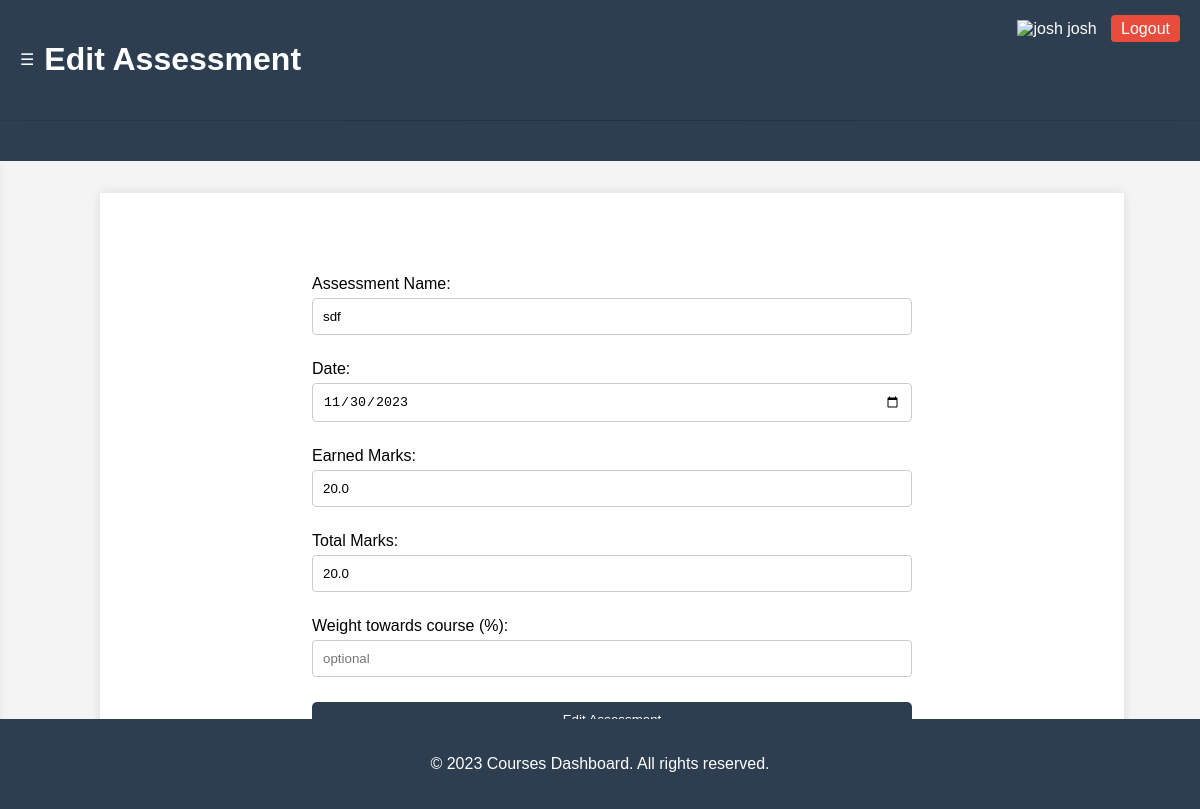
Page /course/3/assessment/1/edit (signed in) on the committed database.
### models.py (models this page shows)
class User(db.Model):
    username=db.Column(db.String, nullable=False)
    password=db.Column(db.String,nullable=False)
    id = db.Column(db.Integer, primary_key=True)
    courses = db.relationship('Course', backref='user', lazy=True)
    GPA = db.Column(db.Float, nullable=True)  # GPA is usually a float, not an integer
    goal = db.Column(db.Integer, nullable=True)  # Goal for the user (could be a description or target GPA)

class Assessment(db.Model):
    id = db.Column(db.Integer, primary_key=True)
    name = db.Column(db.String(100), nullable=False)
    date = db.Column(db.DateTime, nullable=False)
    earned = db.Column(db.Float, nullable=False)
    total = db.Column(db.Float, nullable=False)
    weight=db.Column(db.Float, nullable=True)
    course_id = db.Column(db.Integer, db.ForeignKey('course.id'), nullable=False)  # Foreign key linking to Course

### routes/assessments.py (the view, shortened to what this page needs)
@app.route('/course/<int:course_id>/assessment/<int:assessment_id>/edit', methods=['POST', 'GET'])
@check_course_ownership
def edit_assessment(course_id,assessment_id):
    if 'user_id' in session:
        course=Course.query.get(course_id)
        assessment= Assessment.query.get(assessment_id)
    return render_template('add_assessment.html', course=course,assessment=assessment, action="Edit")

### routes/auth.py (called while the page is built)
@app.context_processor
def inject_user():
    user = None
    if 'user_id' in session:
        user = User.query.filter_by(id=session['user_id']).first()
    return dict(user=user)

def check_course_ownership(func):
    @wraps(func)
    def decorated_function(*args, **kwargs):
        if "user_id" in session:
            course_id = kwargs.get('course_id')
            try:
                course = Course.query.filter_by(id=course_id, user_id=session['user_id']).first()
            except OverflowError:
                 return render_template("not_found.html")
            if not course:
                return render_template("not_found.html")
        return func(*args, **kwargs)
    return decorated_function

### routes/course.py (called while the page is built)
@app.context_processor
def inject_courses():
    courses=None
    if 'user_id' in session:
        courses = Course.query.filter_by(user_id=session['user_id']).all()
    else:
        courses=session.get("temporary_courses",[])
    return dict(courses=courses)

### templates/add_assessment.html
{% extends 'base.html' %}
{% block header %}{{ action }} Assessment{% endblock %}
{% block stylesheets %}
    <link rel="stylesheet" href="{{ url_for('static', filename='css/add_assessment.css') }}">
{% endblock %}
{% block content %}
    <section class="add-assessment-form">
        <form action="{% if action == 'Add' %}{{ url_for('add_assessment', course_id=course_id) }}{% else %}{{ url_for('edit_assessment', course_id=course.id, assessment_id=assessment.id) }}{% endif %}" method="post">
            <div class="form-group">
                <label for="name">Assessment Name:</label>
                <input type="text" id="name" name="name" class="form-control" value="{{ assessment.name if assessment and action == 'Edit' else (session['form_data']['name'] if 'form_data' in session and 'name' in session['form_data'] else '') }}" required>
            </div>
            <div class="form-group">
                <label for="date">Date:</label>
                <input type="date" id="date" name="date" class="form-control" value="{{ assessment.date.strftime('%Y-%m-%d') if assessment and action == 'Edit' else (session['form_data']['date'] if 'form_data' in session and 'date' in session['form_data'] else '') }}" required>
            </div>
            <div class="form-group">
                <label for="earned">Earned Marks:</label>
                <input type="number" id="earned" name="earned" class="form-control" value="{{ assessment.earned if assessment and action == 'Edit' else (session['form_data']['earned'] if 'form_data' in session and 'earned' in session['form_data'] else '') }}" required>
            </div>
            <div class="form-group">
                <label for="total">Total Marks:</label>
                <input type="number" id="total" name="total" class="form-control" value="{{ assessment.total if assessment and action == 'Edit' else (session['form_data']['total'] if 'form_data' in session and 'total' in session['form_data'] else '') }}" required>
            </div>
            <div class="form-group">
                <label for="weight">Weight towards course (%):</label>
                <input type="number" placeholder="optional" id="weight" name="weight" class="form-control" value="{{ assessment.weight if assessment and action == 'Edit' else (session['form_data']['weight'] if 'form_data' in session and 'weight' in session['form_data'] else '') }}">
            </div>
            <button type="submit" class="btn btn-primary">{{ action }} Assessment</button>
        </form>
    </section>
{% endblock %}

### templates/base.html (shortened to what this page needs)
<!DOCTYPE html>
<html>
<head>
    <link rel="stylesheet" href="{{ url_for('static', filename='css/base.css') }}">
    {% block stylesheets %}{% endblock %}
</head>
<body>
    <header>
        <div class="header-content">
            <div class="hamburger" onclick="toggleSidebar()">
                &#9776;
            </div>
            <h1>{% block header %}{% endblock %}</h1>
        </div>
        <div id="user-info" style="position: absolute; right: 20px; top: 20px;">
            {% if user %}
                <img src="{{ user.profile_pic_url | default('path/to/default/profile/pic.png') }}" alt="{{ user.username }}" width="50" height="50">
                <span>{{ user.username }}</span>
                <a href="{{ url_for('logout') }}" class="btn-logout">Logout</a>
            {% else %}
                <a href="{{ url_for('login') }}" class="btn-login">Signup/Login</a>
            {% endif %}
        </div>
        <hr>
    </header>
    <main class="content">
        {% block content %}{% endblock %}
    </main>
    <footer>
        <p>&copy; 2023 Courses Dashboard. All rights reserved.</p>
    </footer>
</body>
</html>

### static/css/base.css (style rules this page uses)
html, body { height: 100%; margin: 0; padding: 0; font-family: Arial, sans-serif; background-color: #f4f4f4; }
header, footer { background-color: #2c3e50; color: white; text-align: center; padding: 20px 0; flex-shrink: 0; }
footer { position: absolute; bottom: 0; left: 0; right: 0; width: 100%; }
header a, footer a { color: #3498db; }
.hamburger { display: block; cursor: pointer; margin-right: 10px; }
.header-content { display: flex; align-items: center; justify-content: start; padding: 0 20px; }
.content { transition: margin-left 0.3s; margin-left: 100px;; }
hr { border: 0; height: 1px; background-image: linear-gradient(to right, rgba(0, 0, 0, 0.1), rgba(0, 0, 0, 0.2), rgba(0, 0, 0, 0.1)); margin-top: 20px; margin-bottom: 20px; }
main { flex: 1; width: 80%; margin: 2rem auto; margin-left: 250px; background-color: #fff; padding: 2rem; box-shadow: 0px 0px 10px rgba(0, 0, 0, 0.1); }
.btn-login, .btn-logout { padding: 5px 10px; text-decoration: none; color: white; background-color: #3498db; border: none; border-radius: 4px; margin-left: 10px; cursor: pointer; }
.btn-logout { background-color: #e74c3c; }

### static/css/add_assessment.css (style rules this page uses)
body { background-color: #f4f4f4; font-family: Arial, sans-serif; }
.add-assessment-form { background-color: white; max-width: 600px; margin: 20px auto; padding: 20px; border-radius: 8px; }
.add-assessment-form label { display: block; margin-top: 10px; }
.add-assessment-form input[type="text"], .add-assessment-form input[type="date"], .add-assessment-form input[type="number"] { width: calc(100% - 22px); padding: 10px; margin-top: 5px; margin-bottom: 15px; border: 1px solid #ccc; border-radius: 4px; }
.add-assessment-form button { background-color: #2c3e50; color: white; padding: 10px 20px; border: none; border-radius: 5px; cursor: pointer; margin-top: 10px; width: 100%; }

### rows in the picture
User: username "josh"
Assessment: name "sdf", date "11/30/2023", earned "20.0", total "20.0"

### other values in the picture
{{ action }} "Edit"
